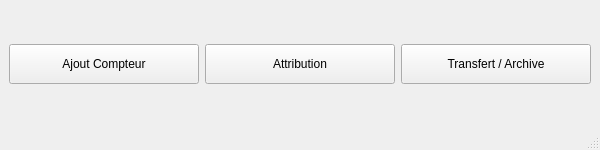
<?xml version="1.0" encoding="UTF-8"?>
<ui version="4.0">
 <class>gestion_compteurs</class>
 <widget class="QMainWindow" name="gestion_compteurs">
  <property name="geometry">
   <rect>
    <x>0</x>
    <y>0</y>
    <width>600</width>
    <height>150</height>
   </rect>
  </property>
  <property name="windowTitle">
   <string>Gestion Compteurs</string>
  </property>
  <widget class="QWidget" name="centralwidget">
   <layout class="QHBoxLayout" name="horizontalLayout">
    <item>
     <widget class="QPushButton" name="pushButton_ajout">
      <property name="minimumSize">
       <size>
        <width>120</width>
        <height>40</height>
       </size>
      </property>
      <property name="text">
       <string>Ajout Compteur</string>
      </property>
     </widget>
    </item>
    <item>
     <widget class="QPushButton" name="pushButton_attribution">
      <property name="minimumSize">
       <size>
        <width>120</width>
        <height>40</height>
       </size>
      </property>
      <property name="text">
       <string>Attribution</string>
      </property>
     </widget>
    </item>
    <item>
     <widget class="QPushButton" name="pushButton_trans_archive">
      <property name="minimumSize">
       <size>
        <width>160</width>
        <height>40</height>
       </size>
      </property>
      <property name="text">
       <string>Transfert / Archive</string>
      </property>
     </widget>
    </item>
   </layout>
  </widget>
  <widget class="QMenuBar" name="menubar"/>
  <widget class="QStatusBar" name="statusbar"/>
 </widget>
 <resources/>
 <connections/>
</ui>
